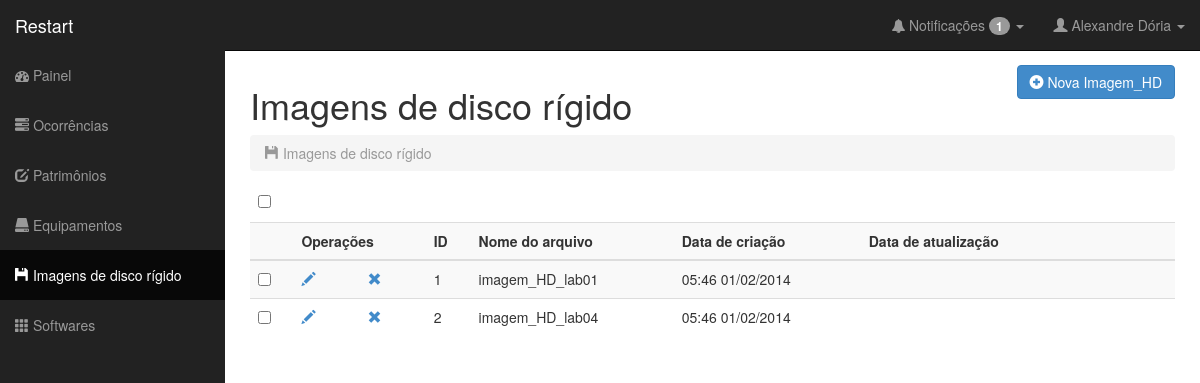
The page /imagens_HD.php (signed in) on the database its author committed.
### tables this page shows
CREATE TABLE IF NOT EXISTS `Ocorrencia` (
  `id` INT NOT NULL AUTO_INCREMENT,
  `descricao` VARCHAR(350) NOT NULL,
  `estado_servico` SMALLINT NOT NULL,
  `data_cadastro` TIMESTAMP NOT NULL,
  `data_previa` TIMESTAMP NULL,
  `data_entrega` TIMESTAMP NULL,
  `data_atualizacao` TIMESTAMP NULL,
  `data_atendimento` TIMESTAMP NULL,
  `bolsista_alocado` VARCHAR(16) NULL,
  `Patrimonio_num_patrimonio` VARCHAR(45) NOT NULL,
  `Usuario_matricula` VARCHAR(16) NOT NULL,
  PRIMARY KEY (`id`),
  INDEX `fk_Chamado_Patrimonio1_idx` (`Patrimonio_num_patrimonio` ASC),
  INDEX `fk_Ocorrencia_Usuario1_idx` (`Usuario_matricula` ASC),
  CONSTRAINT `fk_Chamado_Patrimonio1`
    FOREIGN KEY (`Patrimonio_num_patrimonio`)
    REFERENCES `Patrimonio` (`num_patrimonio`)
    ON DELETE NO ACTION
    ON UPDATE NO ACTION,
  CONSTRAINT `fk_Ocorrencia_Usuario1`
    FOREIGN KEY (`Usuario_matricula`)
    REFERENCES `Usuario` (`matricula`)
    ON DELETE NO ACTION
    ON UPDATE NO ACTION);

CREATE TABLE IF NOT EXISTS `Imagem_HD` (
  `id` INT NOT NULL AUTO_INCREMENT,
  `nome_arquivo` VARCHAR(60) NOT NULL,
  `data_criacao` TIMESTAMP NOT NULL,
  `data_atualizacao` TIMESTAMP NULL,
  PRIMARY KEY (`id`));

### classes/db.class.php (called while the page is built)
<?php
	class DB{
		var $serverDB	= 'localhost';
		var $tabelaDB	= 'restart';
		var $userDB		= 'root';
		var $senhaDB	= '';
		function conectaDB(){
			$db = new mysqli($this->serverDB, $this->userDB, $this->senhaDB, $this->tabelaDB);
			if ($db->connect_errno) {
				return false;
				die($db->connect_error);
			}
			else {
				$db->set_charset("utf8");
				return $db;
			}
		}
	}
?>

### classes/usuario.class.php (called while the page is built, shortened)
<?php
require_once 'db.class.php';
class Usuario extends DB {
	private $db;
	public function __construct(){
		$this->db = parent::conectaDB();
	}
	public function carregarSessao($matricula) {
		if ($matricula = $this->db->query("SELECT * FROM usuario WHERE matricula = '$matricula'")) {
					$dados = array();
					while ($info = $matricula->fetch_assoc()) {
						$dados['nome']	= $info['nome'];
						$dados['sobrenome']	= $info['sobrenome'];
						$dados['senha']	= $info['senha'];
						$dados['matricula']	= $info['matricula'];
						$dados['tipo_usuario']	= $info['tipo_usuario'];
						$dados['data_cadastro']	= $info['data_cadastro'];
						$dados['data_atualizacao']	= $info['data_atualizacao'];
					}
					$_SESSION['matricula']		= $dados['matricula'];
					$_SESSION['nome']	= $dados['nome'];
					$_SESSION['sobrenome']	= $dados['sobrenome'];
					$_SESSION['tipo_usuario']	= $dados['tipo_usuario'];
				}
	}
}

### classes/ocorrencia.class.php (called while the page is built, shortened)
<?php
require_once 'db.class.php';
class Ocorrencia extends DB {
	private $db;
	public function __construct(){
		$this->db = parent::conectaDB();
	}
	public function notificarOcorrencias($filtro, $matricula, $tipo) {
		$sql = "SELECT count(id) AS count, o.*, u.`tipo_usuario` AS tipoUser, u.`nome` AS nome, u.`sobrenome` AS sobrenome, p.`Laboratorio_id` AS laboratorio, p.`num_posicionamento` AS num_posicionamento, p.`Categoria_id` AS tipo FROM `ocorrencia` AS o INNER JOIN `usuario` AS u ON o.`Usuario_matricula` = u.`matricula` INNER JOIN `patrimonio` AS p ON o.`Patrimonio_num_patrimonio` = p.`num_patrimonio`";
		if ($tipo == 2){
			if ($filtro == 0){
				$result	= $this->db->query($sql."WHERE (o.`estado_servico` = 1) OR ((o.`estado_servico` = 4) AND (o.`bolsista_alocado` = $matricula))");
			} else if ($filtro == 3){
				$result	= $this->db->query($sql."WHERE ((o.`estado_servico` = 3) AND (o.`bolsista_alocado` = $matricula))");
			} else if ($filtro == 4){
				$result	= $this->db->query($sql."WHERE ((o.`estado_servico` = 4) AND (o.`bolsista_alocado` = $matricula))");
			} else if ($filtro == 1){
				$result	= $this->db->query($sql."WHERE (o.`estado_servico` = 1)");
			}
		}
		if ($result) {
			if ($result->num_rows) {
				$rows				= $result->fetch_all(MYSQLI_ASSOC);
				$count				= $this->db->query("SELECT COUNT(id) FROM ocorrencia");
				return $rows;
			}
			else return 'Nenhuma ocorrência foi encontrada.';
		}
		else return ($this->db->error);
	}
}

### classes/imagem_hd.class.php (called while the page is built, shortened)
	<?php
require_once 'db.class.php';
class Imagem_HD extends DB {
	private $db;
	public function __construct(){
		$this->db = parent::conectaDB();
	}
	public function listarImagem_HD() {
			$result	= $this->db->query("SELECT * from imagem_hd ORDER BY 'nome_arquivo' ASC ");
		if ($result) {
			if ($result->num_rows) {
				$rows				= $result->fetch_all(MYSQLI_ASSOC);
				return $rows;
			}
			else return 'Nenhuma imagem de disco rígido foi encontrada.';
		}
		else return ($this->db->error);
	}
}

### imagens_HD.php (the view, shortened to what this page needs)
<?php
include 'classes/imagem_hd.class.php';
include 'classes/usuario.class.php';
include 'classes/log.class.php';
include 'classes/ocorrencia.class.php';
$pageTitle  = "Imagens de disco rígido";
include 'nucleo/cabecario.php';
include("nucleo/barraLateral.php");
    ?>
    <div id="page-wrapper">
      <div class="row">
        <div class="col-lg-6">
          <h1>Imagens de disco rígido</h1>
        </div>
        <div class="col-lg-6" align="right">
          <a href="cadImagem_HD.php"><button type="button" class="btn btn-primary"><i class="glyphicon glyphicon-plus-sign"></i> Nova Imagem_HD</button></a>
        </div>
      </div>
      <div class="row">
        <div class="col-lg-12">
          <ol class="breadcrumb">
            <li class ="active"><i class="glyphicon glyphicon-floppy-disk"></i> Imagens de disco rígido</li>
          </ol>
        </div>
      </div>
      <div class="row">
        <div class="col-lg-12">
          <table>
            <tr>
              <td>
                &nbsp;&nbsp;<input type='checkbox' id="toggle" name="toggle" onClick="toggle(this)"
              </td>
              <td>
              </td>
            </tr>
          </table>
          <div class="table-responsive">
            <table id="" class="table table-striped table-hover ">
              <p>
                <tr>
                  <th></th>
                  <th colspan="2">Operações</th>
                  <th>ID</th>
                  <th>Nome do arquivo</th>
                  <th>Data de criação</th>
                  <th>Data de atualização</th>
                  <th></th>
                  <th></th>
                  <th></th>
                  <th></th>
                </tr>
                <tbody>
                  <?php
                  $listaUser    = new Imagem_HD;
                  $result     = $listaUser->listarImagem_HD();
                  if (is_array($result)) {
                    foreach ($result as $row) {
                      echo "
                      <tr id='fooTr'>
                      <td><input type='checkbox' name='foo[]' id='foo[]' value='".$row['id']."'></td>
                      <td>
                      <a title='Editar Imagem_HD' href='alterarImagem_HD.php?i=".$row['id']."' >
                      <i class='glyphicon glyphicon-pencil'></i>
                      </a>
                      </td>
                      <td>
                      <a title='Excluir Imagem_HD' data-toggle='modal' data-id='".$row['id']."' href='#modal_excImagem_HDSimples' class='abre-excluirModal'>
                      <i class='glyphicon glyphicon-remove'></i>
                      </a>
                      </td>
                      <td>" . $row['id'] . "</td>
                      <td>" . $row['nome_arquivo'] . "</td>
                      <td>"; if ($row['data_criacao']===null){echo "";} else {echo date('H:i d/m/Y', strtotime($row['data_criacao']));} echo "</td>
                      <td>"; if ($row['data_atualizacao']===null){echo "";} else {echo date('H:i d/m/Y', strtotime($row['data_atualizacao']));} echo "</td>
                      <td></td>
                      <td></td>
                      <td></td>
                      <td></td>
                      </tr>";
                    }
                  } else echo
                  " <tr>
                  <td></td>
                  <td>". $result."</td>
                  <td></td>
                  <td></td>
                  <td></td>
                  <td></td>
                  <td></td>
                  <td></td>
                  <td></td>
                  <td></td>
                  <td></td>
                  </tr>";
                  ?>
                </tbody>
              </table>
            </div>
          </div>
        </div>
    </div>
  </div>
</body>
</html>

### nucleo/barraLateral.php (shortened to what this page needs)
<?php
  $sessao = new Usuario;
  $sessao->carregarSessao($_SESSION['matricula']);
?>
<nav class="navbar navbar-inverse navbar-fixed-top" role="navigation">
        <div class="navbar-header">
          <a class="navbar-brand" href="painel.php">Restart </a>
        </div>
        <div class="collapse navbar-collapse navbar-ex1-collapse">
          <ul class="nav navbar-nav side-nav">
             <li <?php if ($pageTitle == "Restart") echo "class='active'"; ?>><a href="painel.php"><i class="fa fa-dashboard"></i> Painel</a></li>
             <li <?php if (($pageTitle == "Cadastrar ocorrência") || ($pageTitle == "Ocorrências &middot; Visão Geral")) echo "class='active'"; ?>><a href="ocorrencias.php"><i class="glyphicon glyphicon-tasks"></i> Ocorrências</a></li>
             <?php
                if (($_SESSION['tipo_usuario'] == 1) ||($_SESSION['tipo_usuario'] == 2)) {
                 echo ((($pageTitle == "Patrimônios &middot; Visão Geral") || ($pageTitle == "Cadastrar patrimônio")) ? "<li class='active'>" : "<li>");
                  echo "<a href='patrimonios.php'><i class='glyphicon glyphicon-edit'></i> Patrimônios</a></li>";
                }
              ?>
              <?php
                if (($_SESSION['tipo_usuario'] == 1) ||($_SESSION['tipo_usuario'] == 2)) {
                 echo ((($pageTitle == "Equipamentos &middot; Visão Geral") || ($pageTitle == "Cadastrar equipamento") || ($pageTitle == "Cadastrar categoria") || ($pageTitle == "Categorias") || ($pageTitle == "Alterar categoria")) ? "<li class='active'>" : "<li>");
                  echo "<a href='equipamentos.php'><i class='glyphicon glyphicon-hdd'></i> Equipamentos</a></li>";
                }
              ?>
              <?php
                if (($_SESSION['tipo_usuario'] == 1) ||($_SESSION['tipo_usuario'] == 2)) {
                 echo ((($pageTitle == "Imagens de disco rígido") || ($pageTitle == "Cadastrar imagem de disco rígido")) ? "<li class='active'>" : "<li>");
                  echo "<a href='imagens_HD.php'><i class='glyphicon glyphicon-floppy-disk'></i> Imagens de disco rígido</a></li>";
                }
              ?>
              <?php
                if (($_SESSION['tipo_usuario'] == 1) ||($_SESSION['tipo_usuario'] == 2)) {
                 echo ((($pageTitle == "Softwares") || ($pageTitle == "Cadastrar software")) ? "<li class='active'>" : "<li>");
                  echo "<a href='softwares.php'><i class='glyphicon glyphicon-th'></i> Softwares</a></li>";
                }
              ?>
          </ul>
          <?php
          $listaOcorrencia    = new Ocorrencia;
          $result     = $listaOcorrencia->notificarOcorrencias(0, $_SESSION['matricula'], $_SESSION['tipo_usuario']);
            if (is_array($result)) {
            foreach ($result as $row) {
              echo "<ul class='nav navbar-nav navbar-right navbar-user'>
              <li class='dropdown messages-dropdown'>
              <a href='#' class='dropdown-toggle' data-toggle='dropdown'><i class='fa fa-bell'></i> Notificações <span class='badge'>".$row['count']."</span> <b class='caret'></b></a>
              <ul class='dropdown-menu'>
           ";
          }
        }
        ?>
              </ul>
            </li>
            <li class='dropdown user-dropdown'>
              <a href='#' class='dropdown-toggle' data-toggle='dropdown'><i class='glyphicon glyphicon-user'></i> <?php echo $_SESSION['nome']." "; if(isset($_SESSION['sobrenome'])){echo $_SESSION['sobrenome'];} ?> <b class='caret'></b></a>
            </li>
          </ul>
        </div>
      </nav>

### css/sb-admin.css (style rules this page uses)
body { margin-top: 50px; }
#page-wrapper { width: 100%; padding: 5px 15px; }
@media (min-width:768px) { #page-wrapper { padding: 15px 25px; } }
@media (min-width:768px) { .side-nav { margin-left: -225px; left: 225px; width: 225px; position: fixed; top: 50px; height: 100%; border-radius: 0; border: none; background-color: #222222; overflow-y: auto; } }
@media (min-width:768px) { .side-nav>li>a { width: 225px; } }
@media (min-width:768px) { .navbar-collapse { padding-left: 15px !important; padding-right: 15px !important; } }

### nucleo/cabecario.php (style rules this page uses)
a:link { text-decoration: none; }

### rows shown on the page
ocorrencia: count "1"
imagem_hd: id "1", nome_arquivo "imagem_HD_lab01", data_criacao "05:46 01/02/2014"
imagem_hd: id "2", nome_arquivo "imagem_HD_lab04", data_criacao "05:46 01/02/2014"

### other values the page prints
$_SESSION['nome'] "Alexandre"
$_SESSION['sobrenome'] "Dória"
